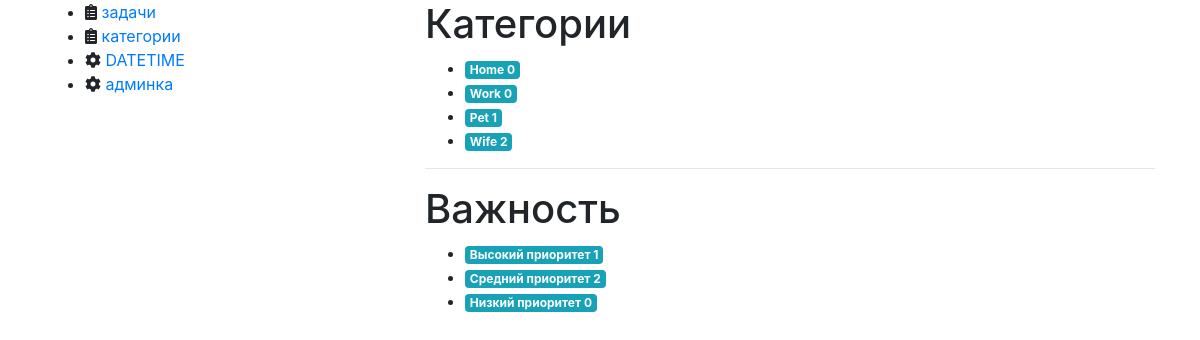
The page / on the database its author committed.
### tasks/models.py (models this page shows)
class Category(models.Model):
    slug = models.CharField(max_length=128)
    name = models.CharField(max_length=256)
    todos_count = models.PositiveIntegerField(default=0)
    class Meta:
        verbose_name = 'Категория'
        verbose_name_plural = 'Категории'
    def __str__(self):
        return "{} {}".format(self.name, self.todos_count)

class Priority(models.Model):
    PRIORITY_HIGH = 1
    PRIORITY_MEDIUM = 2
    PRIORITY_LOW = 3
    PRIORITY_CHOICES = [
        (PRIORITY_HIGH, "Высокий приоритет"),
        (PRIORITY_MEDIUM, "Средний приоритет"),
        (PRIORITY_LOW, "Низкий приоритет"),
    ]
    prior = models.IntegerField("Важность", choices=PRIORITY_CHOICES, default=PRIORITY_MEDIUM)
    todos_count = models.PositiveIntegerField(default=0)
    class Meta:
        verbose_name = 'Важность'
        verbose_name_plural = 'Важность'
    def __str__(self):
        PRIORITY_CHOICES = {
            1:"Высокий приоритет",
            2:"Средний приоритет",
            3:"Низкий приоритет"
        }
        return PRIORITY_CHOICES[self.prior]

### tasks/views.py (the view)
# urls.py: path("", views.index, name="index"),
def index(request):
    categories = Category.objects.all()
    priorities = Priority.objects.all()
    return render(request, "tasks/index.html", {"categories": categories, "priorities": priorities})

### tasks/templates/tasks/index.html (shortened to what this page needs)
{% extends "base.html" %}
{% load static %}
{% block main_content %}
  <h1>Категории</h1>
  <ul>
  {% for category in categories %}
    <li><span class="badge badge-info">{{ category }}</span></li>
  {% empty %}
    <li>Список пуст. Попробуйте добавить их из админки</li>
  {% endfor %}
  </ul>
  <hr>
  <h1>Важность</h1>
  <ul>
  {% for priority in priorities %}
    <li><span class="badge badge-info">{{ priority }} {{ priority.todos_count }}</span></li>
  {% empty %}
    <li>Список пуст. Попробуйте добавить их из админки</li>
  {% endfor %}
  </ul>
{% endblock %}

### templates/base.html (shortened to what this page needs)
<html>
  <head>
    <link rel="stylesheet" href="https://maxcdn.bootstrapcdn.com/bootstrap/4.0.0/css/bootstrap.min.css">
  <link rel="stylesheet" href="https://use.fontawesome.com/releases/v5.7.0/css/all.css">
  </head>
  <body>
    <div class="container">
      <div class="row">
        <div class="side_bar col">
          {% block side_bar %}
              <ul>
                <li><i class="fas fa-clipboard-list"></i>&nbsp;<a href="{% url "tasks:list" %}">задачи</a></li>
                <li><i class="fas fa-clipboard-list"></i>&nbsp;<a href="{% url "tasks:index" %}">категории</a></li>
                <li><i class="fas fa-cog"></i>&nbsp;<a href='{% url "tasks:date_time" %}'>DATETIME</a></li>
                <li><i class="fas fa-cog"></i>&nbsp;<a href='{% url 'admin:index' %}'>админка</a></li>
              </ul>
          {% endblock %}
        </div>
        <div class="main_content col-8">
          {% block main_content %}
          {% endblock %}
        </div>
      </div>
    </div>
  </body>
</html>

### rows shown on the page
Category: name+todos_count "Home 0"
Category: name+todos_count "Work 0"
Category: name+todos_count "Pet 1"
Category: name+todos_count "Wife 2"
Priority: prior "Высокий приоритет", todos_count "1"
Priority: prior "Средний приоритет", todos_count "2"
Priority: prior "Низкий приоритет", todos_count "0"
